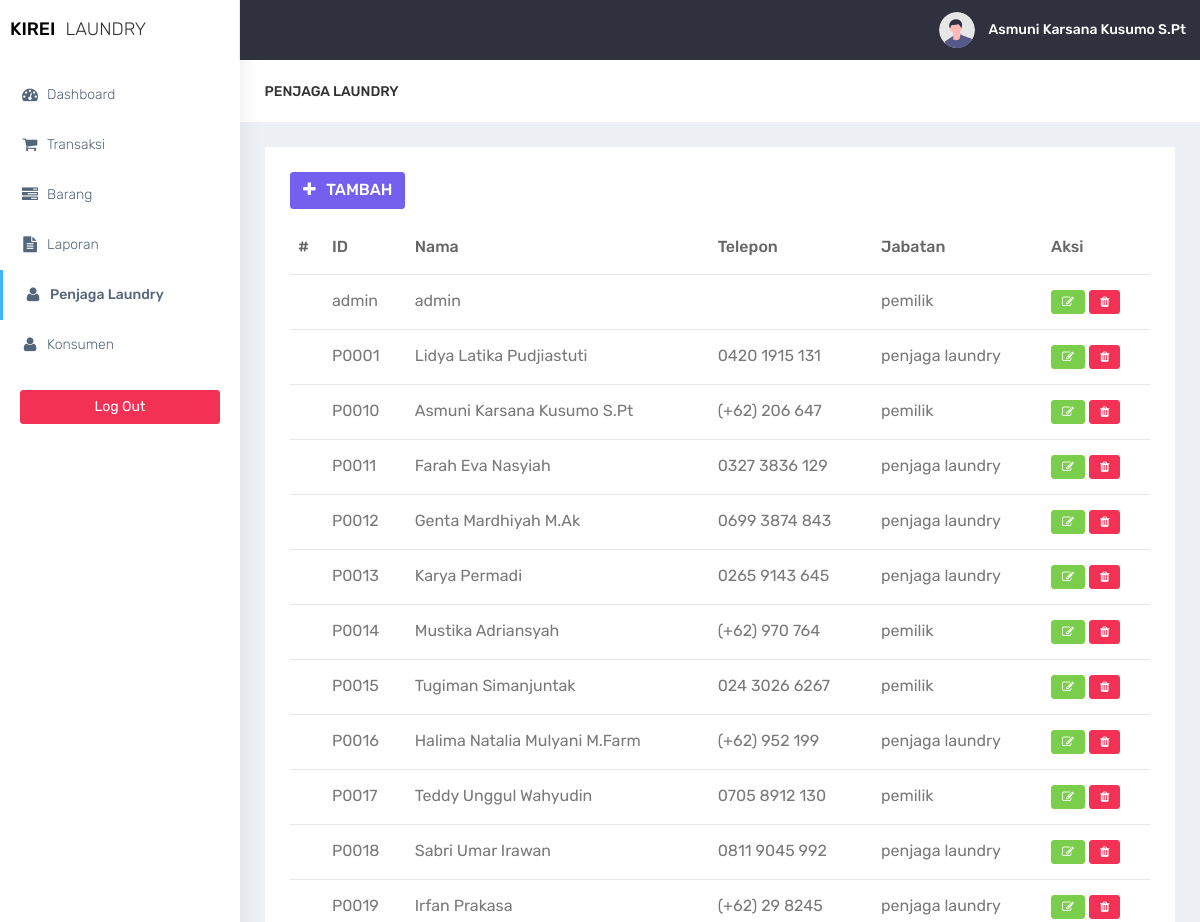
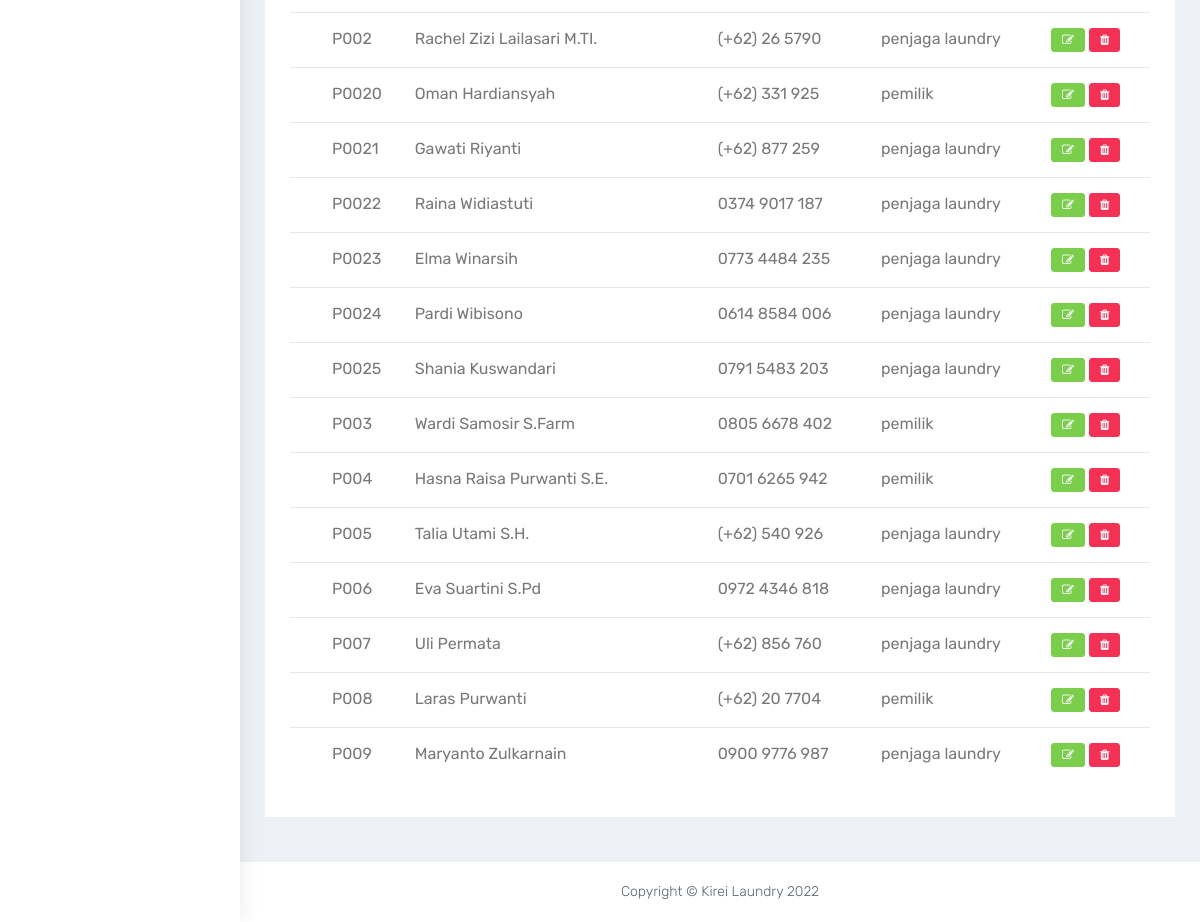
The page /penjaga-laundry/penjaga-laundry.php (signed in) on the database as committed earlier (2 pictures, top to bottom).
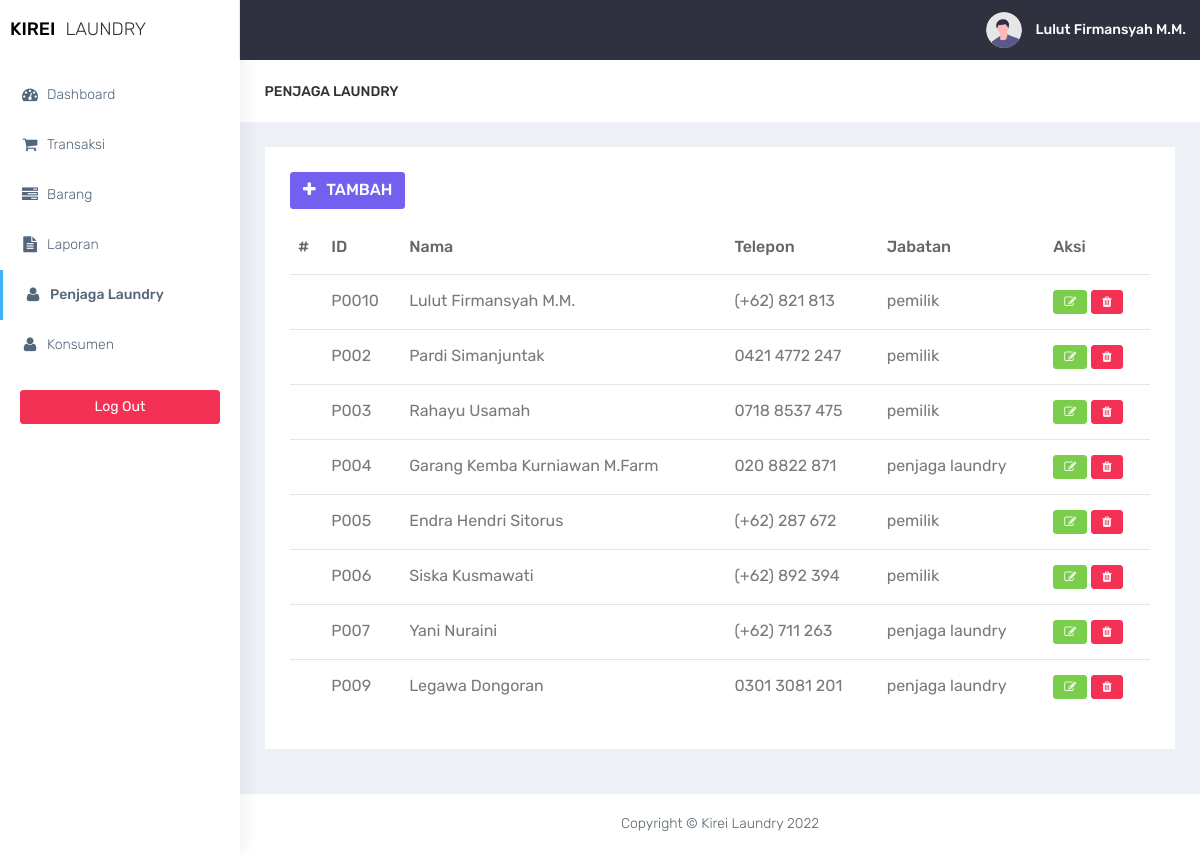
The same page on the database as committed later.
### tables this page shows
CREATE TABLE `pegawai` (
  `id_pegawai` varchar(5) NOT NULL,
  `nm_pegawai` varchar(30) DEFAULT NULL,
  `no_tlp` varchar(13) DEFAULT NULL,
  `jabatan` enum('pemilik','penjaga laundry') DEFAULT NULL,
  `password` varchar(20) DEFAULT NULL
);

### penjaga-laundry/penjaga-laundry.php (the view, shortened to what the changed rows need)
<?php
require '../functions.php';
require '../layout/layout_header.php';
?>
<div class="container-fluid">
    <div class="row">
        <div class="col-md-12 col-lg-12 col-sm-12">
            <div class="white-box">
                <?php
                if ($conn->connect_errno == 0) {
                    $sql = "SELECT id_pegawai, nm_pegawai, no_tlp, jabatan FROM pegawai";
                    $res = $conn->query($sql);
                    if ($res) {
                ?>
                        <div class="table-responsive">
                            <table class="table" id="table">
                                <thead>
                                    <tr>
                                        <th>#</th>
                                        <th>ID</th>
                                        <th>Nama</th>
                                        <th>Telepon</th>
                                        <th>Jabatan</th>
                                        <th>Aksi</th>
                                    </tr>
                                </thead>
                                <tbody>
                                    <?php
                                    $data = $res->fetch_all(MYSQLI_ASSOC);
                                    foreach ($data as $row) {
                                    ?>
                                        <tr>
                                            <td></td>
                                            <td><?= $row['id_pegawai']; ?></td>
                                            <td><?= $row['nm_pegawai']; ?></td>
                                            <td><?= $row['no_tlp']; ?></td>
                                            <td><?= $row['jabatan']; ?></td>
                                            <td>
                                                <a href="penjaga-form-edit.php?id_pegawai=<?php echo $row["id_pegawai"]; ?>" class="btn btn-success btn-sm" title="Ubah">
                                                    <i class="fa fa-pencil-square-o"></i>
                                                </a>
                                                <a href="penjaga-hapus.php?id_pegawai=<?php echo $row["id_pegawai"];?>"  class="btn btn-danger btn-sm delete-data">
                                                    <i class="fa fa-trash"></i>
                                                </a>
                                            </td>
                                        </tr>
                                    <?php
                                    }
                                    ?>
                                </tbody>
                            </table>
                    <?php
                    } else
                        echo "Gagal Eksekusi SQL" . (DEVELOPMENT ? " : " . $conn->error : "") . "<br>";
                } else
                    echo "Gagal koneksi" . (DEVELOPMENT ? " : " . $conn->connect_error : "") . "<br>";
                    ?>
                        </div>
            </div>
        </div>
    </div>
</div>
<?php
require '../layout/layout_footer.php';
?>

### layout/layout_header.php (shortened to what the changed rows need)
<!DOCTYPE html>
<html lang="en">
<head>
    <link href="../assets/bootstrap/dist/css/bootstrap.min.css" rel="stylesheet">
    <link href="../assets/plugins/bower_components/sidebar-nav/dist/sidebar-nav.min.css" rel="stylesheet">
    <link href="../assets/plugins/bower_components/toast-master/css/jquery.toast.css" rel="stylesheet">
    <link href="../assets/plugins/bower_components/morrisjs/morris.css" rel="stylesheet">
    <link href="../assets/plugins/bower_components/chartist-js/dist/chartist.min.css" rel="stylesheet">
    <link href="../assets/plugins/bower_components/chartist-plugin-tooltip-master/dist/chartist-plugin-tooltip.css" rel="stylesheet">
    <link href="../assets/css/animate.css" rel="stylesheet">
    <link href="../assets/css/style.css" rel="stylesheet">
    <link href="../assets/css/colors/default.css" id="theme" rel="stylesheet">
    <link rel="stylesheet" type="text/css" href="../assets/DataTables/datatables.min.css" />
</head>
<body class="fix-header">
    <div id="wrapper">
        <nav class="navbar navbar-default navbar-static-top m-b-0">
            <div class="navbar-header">
                <ul class="nav navbar-top-links navbar-right pull-right">
                    <li>
                        <a class="profile-pic" href="#"> <img src="../assets/images/avatar.svg" alt="user-img" width="36" class="img-circle">
                            <b class="hidden-xs"><?= $_SESSION['nm_pegawai']; ?></b></a>
                    </li>
                </ul>
            </div>
        </nav>
        <div id="page-wrapper">

Rows that differ between the two databases and show on the page:
removed pegawai: id_pegawai "admin", nm_pegawai "admin", jabatan "pemilik"
removed pegawai: id_pegawai "P0001", nm_pegawai "Lidya Latika Pudjiastuti", no_tlp "0420 1915 131", jabatan "penjaga laundry"
removed pegawai: id_pegawai "P0011", nm_pegawai "Farah Eva Nasyiah", no_tlp "0327 3836 129", jabatan "penjaga laundry"
removed pegawai: id_pegawai "P0012", nm_pegawai "Genta Mardhiyah M.Ak", no_tlp "0699 3874 843", jabatan "penjaga laundry"
removed pegawai: id_pegawai "P0013", nm_pegawai "Karya Permadi", no_tlp "0265 9143 645", jabatan "penjaga laundry"
removed pegawai: id_pegawai "P0014", nm_pegawai "Mustika Adriansyah", no_tlp "(+62) 970 764", jabatan "pemilik"
removed pegawai: id_pegawai "P0015", nm_pegawai "Tugiman Simanjuntak", no_tlp "024 3026 6267", jabatan "pemilik"
removed pegawai: id_pegawai "P0016", nm_pegawai "Halima Natalia Mulyani M.Farm", no_tlp "(+62) 952 199", jabatan "penjaga laundry"
removed pegawai: id_pegawai "P0017", nm_pegawai "Teddy Unggul Wahyudin", no_tlp "0705 8912 130", jabatan "pemilik"
removed pegawai: id_pegawai "P0018", nm_pegawai "Sabri Umar Irawan", no_tlp "0811 9045 992", jabatan "penjaga laundry"
removed pegawai: id_pegawai "P0019", nm_pegawai "Irfan Prakasa", no_tlp "(+62) 29 8245", jabatan "penjaga laundry"
removed pegawai: id_pegawai "P0020", nm_pegawai "Oman Hardiansyah", no_tlp "(+62) 331 925", jabatan "pemilik"
removed pegawai: id_pegawai "P0021", nm_pegawai "Gawati Riyanti", no_tlp "(+62) 877 259", jabatan "penjaga laundry"
removed pegawai: id_pegawai "P0022", nm_pegawai "Raina Widiastuti", no_tlp "0374 9017 187", jabatan "penjaga laundry"
removed pegawai: id_pegawai "P0023", nm_pegawai "Elma Winarsih", no_tlp "0773 4484 235", jabatan "penjaga laundry"
removed pegawai: id_pegawai "P0024", nm_pegawai "Pardi Wibisono", no_tlp "0614 8584 006", jabatan "penjaga laundry"
removed pegawai: id_pegawai "P0025", nm_pegawai "Shania Kuswandari", no_tlp "0791 5483 203", jabatan "penjaga laundry"
removed pegawai: id_pegawai "P008", nm_pegawai "Laras Purwanti", no_tlp "(+62) 20 7704", jabatan "pemilik"
changed pegawai "P0010": nm_pegawai "Asmuni Karsana Kusumo S.Pt" → "Lulut Firmansyah M.M."; no_tlp "(+62) 206 647" → "(+62) 821 813"
changed pegawai "P002": nm_pegawai "Rachel Zizi Lailasari M.TI." → "Pardi Simanjuntak"; no_tlp "(+62) 26 5790" → "0421 4772 247"; jabatan "penjaga laundry" → "pemilik"
changed pegawai "P003": nm_pegawai "Wardi Samosir S.Farm" → "Rahayu Usamah"; no_tlp "0805 6678 402" → "0718 8537 475"
changed pegawai "P004": nm_pegawai "Hasna Raisa Purwanti S.E." → "Garang Kemba Kurniawan M.Farm"; no_tlp "0701 6265 942" → "020 8822 871"; jabatan "pemilik" → "penjaga laundry"
changed pegawai "P005": nm_pegawai "Talia Utami S.H." → "Endra Hendri Sitorus"; no_tlp "(+62) 540 926" → "(+62) 287 672"; jabatan "penjaga laundry" → "pemilik"
changed pegawai "P006": nm_pegawai "Eva Suartini S.Pd" → "Siska Kusmawati"; no_tlp "0972 4346 818" → "(+62) 892 394"; jabatan "penjaga laundry" → "pemilik"
changed pegawai "P007": nm_pegawai "Uli Permata" → "Yani Nuraini"; no_tlp "(+62) 856 760" → "(+62) 711 263"
changed pegawai "P009": nm_pegawai "Maryanto Zulkarnain" → "Legawa Dongoran"; no_tlp "0900 9776 987" → "0301 3081 201"
Other text that changed with them:
$_SESSION['nm_pegawai']: "Asmuni Karsana Kusumo S.Pt" → "Lulut Firmansyah M.M."
